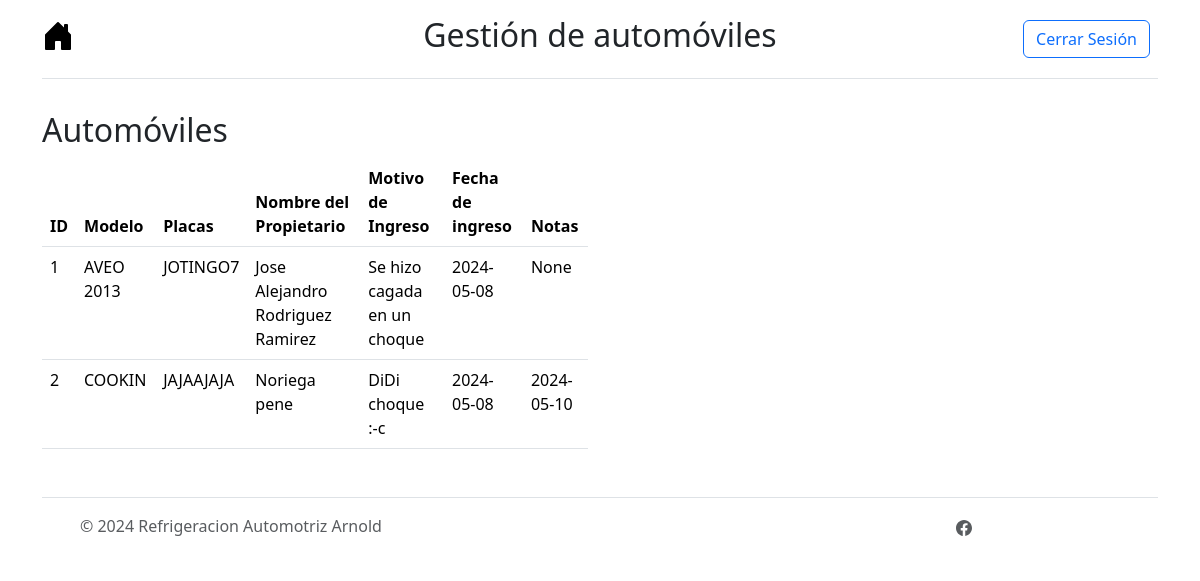
Screenshot of /menu/automoviles (signed in) with the database file from the repository.
### tables this page shows
CREATE TABLE Automoviles (IdAutomovil INTEGER PRIMARY KEY AUTOINCREMENT NOT NULL, Modelo TEXT (50) NOT NULL, Placas TEXT (25) NOT NULL, NombrePropietario TEXT (100) NOT NULL, MotivoIngreso TEXT (150) NOT NULL, FechaIngreso TEXT NOT NULL, FechaEgreso TEXT, Notas TEXT (255), Activo INTEGER NOT NULL, CostoManoObra INTEGER, PiezasUsadas TEXT, CostoTotal INTEGER);

### controller/controllers.py (the view)
@app.route("/menu/automoviles")
@login_required
def menu_automoviles():
    rows = SelectAutomoviles()
    return render_template('menu_automoviles.html', automoviles=rows)

### controller/DBController.py (called while the page is built)
def SelectAutomoviles():
    try:
        conn = sqlite3.connect("instance/arnold_autorefrigeraciones.db")
        c = conn.cursor()
        c.execute("SELECT * FROM Automoviles")
        rows = c.fetchall()
        conn.close()
        return rows
    except Exception as e:
        return str(e)

### controller/controllers.py (called while the page is built)
@login_manager.user_loader
def load_user(user_id):
    return db.get_or_404(Users, user_id)

### templates/menu_automoviles.html
{% extends 'base.html' %}
{% block nombre_menu %}Gestión de automóviles{% endblock %}
{% block content %}
<section class="py-2">
    <div class="container">
        <div class="row">
            <div class="col-md-6">
                <h2>Automóviles</h2>
                <table id="automoviles-table" class="table table-hover">
                    <thead>
                        <tr>
                            <th>ID</th>
                            <th>Modelo</th>
                            <th>Placas</th>
                            <th>Nombre del Propietario</th>
                            <th>Motivo de Ingreso</th>
                            <th>Fecha de ingreso</th>
                            <th>Notas</th>
                        </tr>
                    </thead>
                    <tbody>
                        {% for auto in automoviles %}
                        <tr>
                            <td>{{ auto[0] }}</td>
                            <td>{{ auto[1] }}</td>
                            <td>{{ auto[2] }}</td>
                            <td>{{ auto[3] }}</td>
                            <td>{{ auto[4] }}</td>
                            <td>{{ auto[5] }}</td>
                            <td>{{ auto[6] }}</td>
                        </tr>
                        {% endfor %}
                    </tbody>
                </table>
            </div>
        </div>
    </div>
</section>
{% endblock %}

### rows the page displays
Automoviles: IdAutomovil "1", Modelo "AVEO 2013", Placas "JOTINGO7", NombrePropietario "Jose Alejandro Rodriguez Ramirez", MotivoIngreso "Se hizo cagada en un choque", FechaIngreso "2024-05-08", auto "None"
Automoviles: IdAutomovil "2", Modelo "COOKIN", Placas "JAJAAJAJA", NombrePropietario "Noriega pene", MotivoIngreso "DiDi choque :-c", FechaIngreso "2024-05-08", FechaEgreso "2024-05-10"
